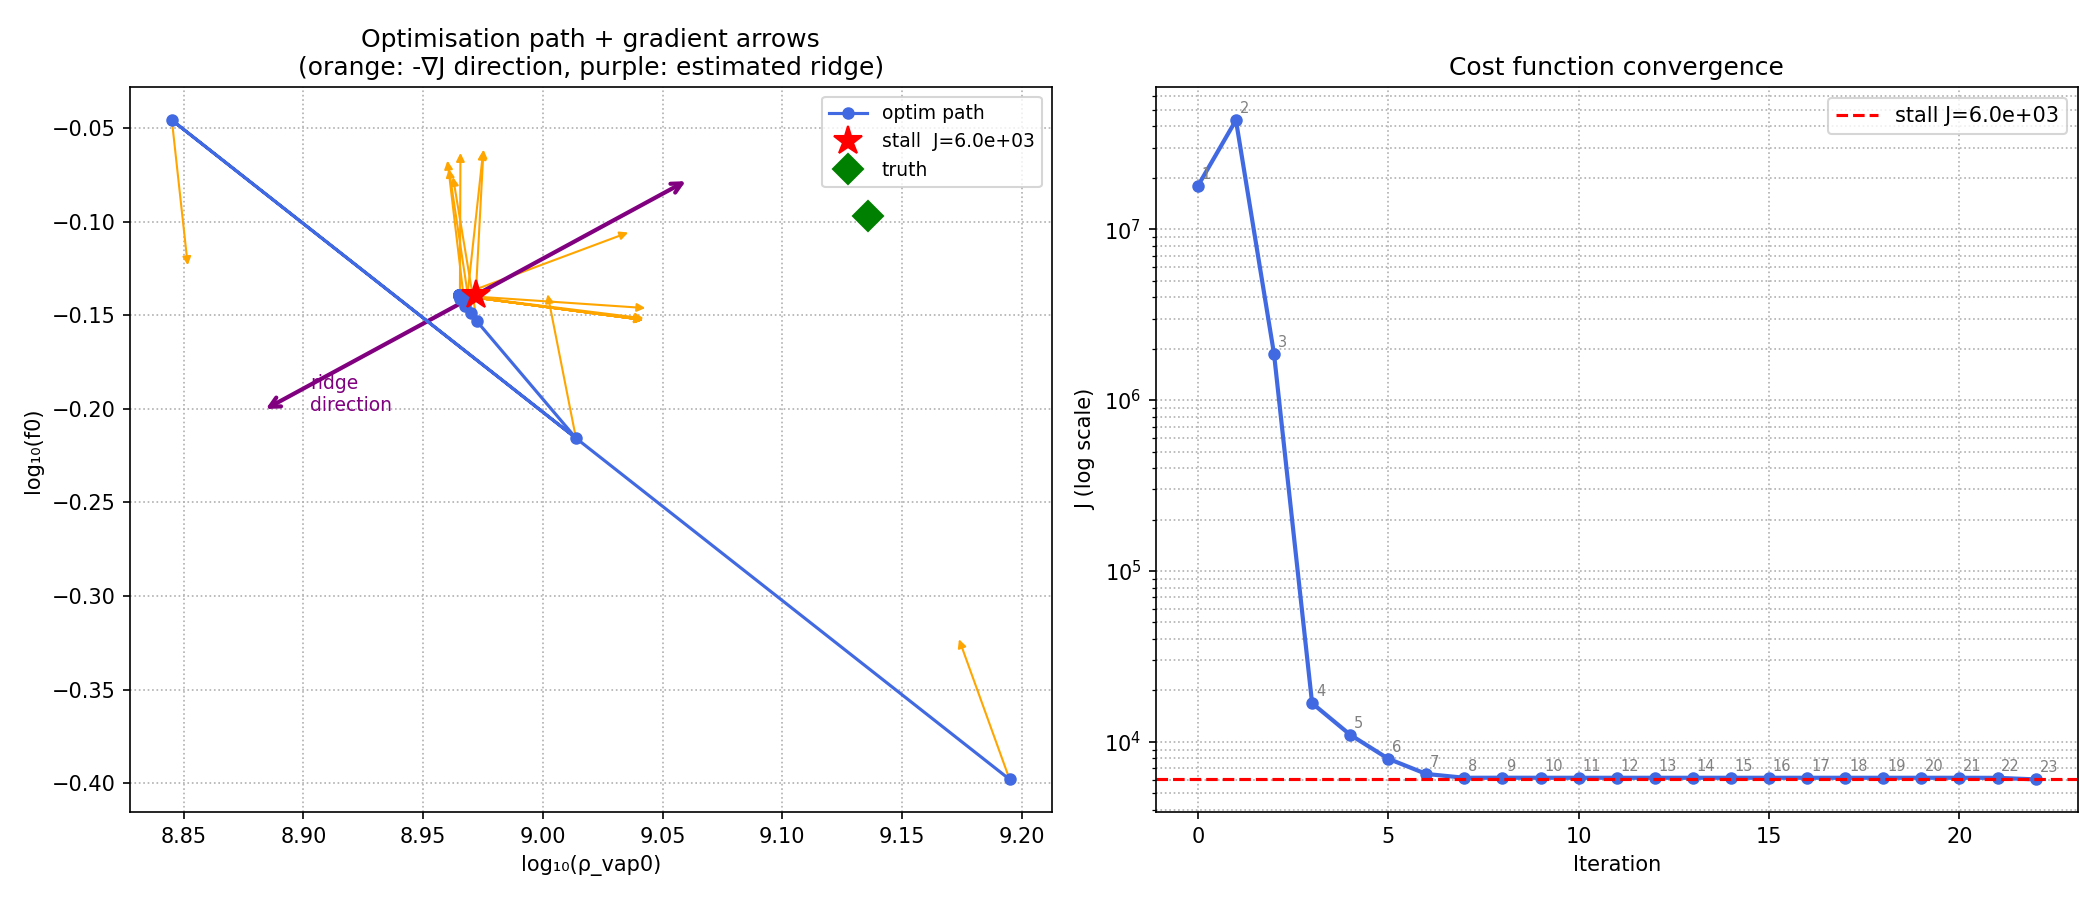

Source code (Python):
"""
ridge_analysis_free.py
======================
Ridge analysis using ONLY the already-computed stage1_log.npz data.
No extra forward solves needed.

Three things:
  1. Gradient-based ridge direction (local, linear approx)
  2. Quadratic approximation of J around the stalled point
     (using the gradient evolution along the path)
  3. Plot: optimisation path, gradient arrows, and estimated ridge
"""

import numpy as np
import matplotlib
matplotlib.use("Agg")
import matplotlib.pyplot as plt
from matplotlib.patches import FancyArrowPatch

# ── Load data ─────────────────────────────────────────────────────────────────
d = np.load("stage1_log.npz", allow_pickle=True)
rho_all    = d['rho_vap0']           # (18,)
f0_all     = d['f0_v']               # (18,)
J_all      = d['J']                  # (18,)
g_all      = d['g']                  # (18, 2) — already in log-space: dJ/d(log θ)
rho_truth  = float(d['rho_truth'])
f0_truth   = float(d['f0_truth'])

# Stalled point (last non-duplicate iter with non-zero step)
# Iter 8 is where J first flattens; use that as the "stall" point.
stall_idx  = np.argmin(J_all)        # index of best J found
rho_stall  = rho_all[stall_idx]
f0_stall   = f0_all[stall_idx]
g_stall    = g_all[stall_idx]        # (g_log_rho, g_log_f0) in log-space

print("=" * 60)
print("  GRADIENT-BASED RIDGE ANALYSIS (free, no new forward solves)")
print("=" * 60)
print(f"\nStall point:  rho = {rho_stall:.4e}  f0 = {f0_stall:.6f}  J = {J_all[stall_idx]:.4e}")
print(f"Truth:        rho = {rho_truth:.4e}  f0 = {f0_truth:.6f}")
print(f"\nLog-space gradient at stall: g_s = {g_stall[0]:.4e}  g_t = {g_stall[1]:.4e}")

# ── 1. Ridge direction from gradient ─────────────────────────────────────────
# The ridge (flat direction) is perpendicular to the gradient in log-space.
# In log-space coordinates (s=log ρ, t=log f0):
g_norm     = np.linalg.norm(g_stall)
g_hat      = g_stall / g_norm         # unit gradient (steepest descent direction)
ridge_hat  = np.array([-g_hat[1],  g_hat[0]])   # 90° rotation = ridge direction
print(f"\nGradient direction (log-space, unit): {g_hat}")
print(f"Ridge direction    (log-space, unit): {ridge_hat}")
print(f"  → in log(rho), log(f0) coords: d(log ρ)/d(log f0) along ridge = {ridge_hat[0]/ridge_hat[1]:.3f}")

# ── 2. Secant-based curvature along gradient vs ridge direction ───────────────
# Use consecutive gradient differences to estimate local curvature.
# H ≈ Δg / Δθ  between converged iterates (all near the stall).
late_mask  = J_all < 1e4             # only the converged tail
rho_late   = rho_all[late_mask]
f0_late    = f0_all[late_mask]
g_late     = g_all[late_mask]
J_late     = J_all[late_mask]

if len(rho_late) >= 3:
    # Use pairs of consecutive iterates to estimate the 2x2 Hessian
    s_late = np.log(rho_late)
    t_late = np.log(f0_late)
    H_est  = np.zeros((2, 2))
    n_pairs = 0
    for i in range(len(s_late) - 1):
        ds = np.array([s_late[i+1] - s_late[i], t_late[i+1] - t_late[i]])
        dg = g_late[i+1] - g_late[i]
        if np.linalg.norm(ds) > 1e-10:
            H_est += np.outer(dg, ds) / (np.dot(ds, ds))
            n_pairs += 1
    if n_pairs > 0:
        H_est /= n_pairs
        H_sym = 0.5 * (H_est + H_est.T)   # symmetrise
        eigvals, eigvecs = np.linalg.eigh(H_sym)
        cond = eigvals[1] / max(eigvals[0], 1e-30)
        print(f"\nSecant Hessian (log-space, from {n_pairs} late-iterate pairs):")
        print(f"  H ≈ {H_sym}")
        print(f"  Eigenvalues:  λ_min = {eigvals[0]:.3e}  λ_max = {eigvals[1]:.3e}")
        print(f"  Condition number κ ≈ {cond:.1f}")
        print(f"  Ridge direction (eigvec of λ_min): {eigvecs[:,0]}")
        hess_ridge_hat = eigvecs[:, 0]
    else:
        hess_ridge_hat = ridge_hat
else:
    hess_ridge_hat = ridge_hat

# ── 3. Quadratic ridge approximation ─────────────────────────────────────────
# Build a quadratic approx J(θ) ≈ J* + ½ (θ-θ*)^T H (θ-θ*)
# Level sets of this quadratic are ellipses → the long axis IS the ridge.

# Estimate H from the gradient drop from iter 3→8  (the descent phase)
# Using 4 key iters: first good iterate (3), midway (5), stall (7,8)
key_idx  = [2, 4, 6, stall_idx]   # 0-indexed
s_key = np.log(rho_all[key_idx])
t_key = np.log(f0_all[key_idx])
g_key = g_all[key_idx]

# Least-squares fit: g_i ≈ H (θ_i - θ_stall)
A = np.column_stack([s_key - np.log(rho_stall),
                     t_key - np.log(f0_stall)])  # (4, 2)
G = g_key                                         # (4, 2)
# Vec form: G.ravel() ≈ (A ⊗ I₂) vec(H)  → but H is 2x2 symmetric (3 unknowns)
# Simple: H ≈ A^+ G  (pseudoinverse, each column independently)
H_ls, _, _, _ = np.linalg.lstsq(A, G, rcond=None)
H_ls_sym = 0.5 * (H_ls + H_ls.T)

print(f"\nLeast-squares Hessian estimate (from {len(key_idx)} key iterates):")
print(f"  H_ls = {H_ls_sym}")
eigvals_ls, eigvecs_ls = np.linalg.eigh(H_ls_sym)
print(f"  Eigenvalues: {eigvals_ls}")
cond_ls = eigvals_ls[1] / max(eigvals_ls[0], 1e-30)
print(f"  Condition number κ ≈ {cond_ls:.1f}")

# ── 4. Plot ───────────────────────────────────────────────────────────────────
fig, axes = plt.subplots(1, 2, figsize=(14, 6))

# --- Left: full path + gradient arrows in log-space ---
ax = axes[0]
s_path = np.log10(rho_all)
t_path = np.log10(f0_all)

ax.plot(s_path, t_path, 'o-', color='royalblue', lw=1.5, ms=5, zorder=5, label='optim path')
ax.plot(np.log10(rho_stall), np.log10(f0_stall), '*', color='red', ms=14, zorder=10, label=f'stall  J={J_all[stall_idx]:.1e}')
ax.plot(np.log10(rho_truth),  np.log10(f0_truth),  'D', color='green', ms=10, zorder=10, label=f'truth')

# Gradient arrows (scaled, pointing towards lower J = -g direction)
for i in range(len(rho_all)):
    gs  = g_all[i, 0]; gt = g_all[i, 1]
    gn  = max(np.sqrt(gs**2 + gt**2), 1e-15)
    scale = 0.08
    ax.annotate("", xy=(s_path[i] - scale*gs/gn, t_path[i] - scale*gt/gn),
                xytext=(s_path[i], t_path[i]),
                arrowprops=dict(arrowstyle="-|>", color='orange', lw=1.0, mutation_scale=8))

# Ridge direction arrow from stall point
s0, t0 = np.log10(rho_stall), np.log10(f0_stall)
arrow_len = 0.25
rh = hess_ridge_hat / np.log(10)   # convert from ln to log10 scale
ax.annotate("", xy=(s0 + arrow_len*rh[0], t0 + arrow_len*rh[1]),
            xytext=(s0 - arrow_len*rh[0], t0 - arrow_len*rh[1]),
            arrowprops=dict(arrowstyle="<->", color='purple', lw=2.0, mutation_scale=12))
ax.text(s0 + arrow_len*rh[0] + 0.02, t0 + arrow_len*rh[1],
        'ridge\ndirection', color='purple', fontsize=9)

ax.set_xlabel('log₁₀(ρ_vap0)')
ax.set_ylabel('log₁₀(f0)')
ax.set_title('Optimisation path + gradient arrows\n(orange: -∇J direction, purple: estimated ridge)')
ax.legend(fontsize=9)
ax.grid(True, ls=':')

# --- Right: J along path with index labels ---
ax2 = axes[1]
ax2.semilogy(J_all, 'o-', color='royalblue', lw=2, ms=5)
for i in range(len(J_all)):
    ax2.text(i + 0.1, J_all[i] * 1.1, str(i+1), fontsize=7, color='gray')
ax2.axhline(J_all[stall_idx], color='red', ls='--', lw=1.5, label=f'stall J={J_all[stall_idx]:.1e}')
ax2.set_xlabel('Iteration')
ax2.set_ylabel('J (log scale)')
ax2.set_title('Cost function convergence')
ax2.legend()
ax2.grid(True, which='both', ls=':')

plt.tight_layout()
plt.savefig('ridge_analysis_free.png', dpi=150)
print("\nSaved ridge_analysis_free.png")

# ── Summary ───────────────────────────────────────────────────────────────────
print("\n" + "=" * 60)
print("  SUMMARY")
print("=" * 60)
print(f"\nStall location (log-space): s* = {np.log(rho_stall):.3f}  t* = {np.log(f0_stall):.3f}")
print(f"Truth location  (log-space): s_T = {np.log(rho_truth):.3f}  t_T = {np.log(f0_truth):.3f}")
delta_s = np.log(rho_truth) - np.log(rho_stall)
delta_t = np.log(f0_truth)  - np.log(f0_stall)
print(f"Vector stall→truth (log):    Δs = {delta_s:.3f}  Δt = {delta_t:.3f}")
print(f"  angle with gradient: {np.degrees(np.arccos(np.clip(np.dot([delta_s,delta_t], g_hat)/np.linalg.norm([delta_s,delta_t]),  -1,1))):.1f}°")
print(f"  angle with ridge:    {np.degrees(np.arccos(np.clip(np.dot([delta_s,delta_t], hess_ridge_hat)/np.linalg.norm([delta_s,delta_t]),  -1,1))):.1f}°")

print(f"\nIf the ridge direction ({hess_ridge_hat}) aligns closely with the stall→truth")
print(f"vector ({delta_s:.3f}, {delta_t:.3f}), J is nearly constant between stall and truth.")
print(f"The gradient there just isn't large enough to drive the optimizer to truth.\n")
